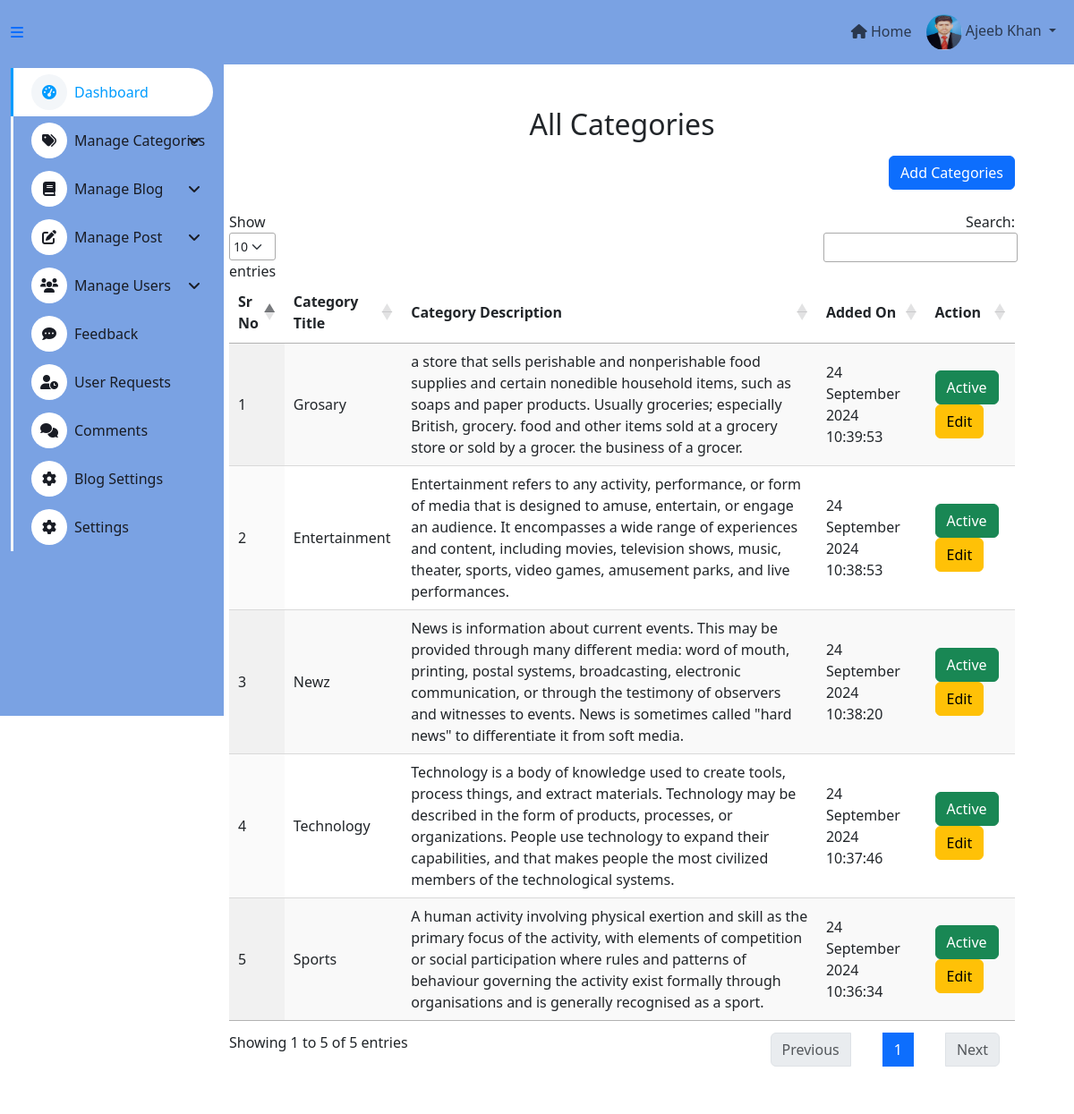
The page /Admin/view_category.php (signed in) on the database its author committed.
### tables this page shows
CREATE TABLE `user` (
  `user_id` int(11) NOT NULL AUTO_INCREMENT,
  `role_id` int(11) DEFAULT NULL,
  `first_name` varchar(50) NOT NULL,
  `last_name` varchar(50) NOT NULL,
  `email` varchar(50) DEFAULT NULL,
  `password` text NOT NULL,
  `gender` enum('Male','Female') DEFAULT NULL,
  `date_of_birth` date DEFAULT NULL,
  `user_image` text DEFAULT NULL,
  `address` text DEFAULT NULL,
  `is_approved` enum('Pending','Approved','Rejected') DEFAULT 'Pending',
  `is_active` enum('Active','InActive') DEFAULT 'Active',
  `created_at` timestamp NOT NULL DEFAULT current_timestamp() ON UPDATE current_timestamp(),
  `updated_at` timestamp NULL DEFAULT NULL,
  PRIMARY KEY (`user_id`),
  KEY `role_id` (`role_id`),
  CONSTRAINT `user_ibfk_1` FOREIGN KEY (`role_id`) REFERENCES `role` (`role_id`) ON DELETE CASCADE ON UPDATE CASCADE
);

CREATE TABLE `category` (
  `category_id` int(11) NOT NULL AUTO_INCREMENT,
  `category_title` varchar(100) DEFAULT NULL,
  `category_description` text DEFAULT NULL,
  `category_status` enum('Active','InActive') DEFAULT 'Active',
  `created_at` timestamp NOT NULL DEFAULT current_timestamp() ON UPDATE current_timestamp(),
  `updated_at` timestamp NULL DEFAULT NULL,
  PRIMARY KEY (`category_id`)
);

### require/database.php (called while the page is built, shortened)
<?php
    class Database
    {
        public $connection = null;
        public function __construct($hostname,$username,$password,$database){
            $this->connection = mysqli_connect($hostname,$username,$password,$database);
        }
        public function query_excute($query){
            $this->query = $query;
            $this->result = mysqli_query($this->connection, $this->query) or die("<p style='color:red'>Error No: ".mysqli_errno($this->connection)." Error Message: ".mysqli_error($this->connection)."</p>");
			return $this->result;
        }
    }
?>

### Admin/view_category.php (the view, shortened to what this page needs)
<?php
require_once("../templates_and_forms/templates.php");
require_once("../require/database.php");
$database = new Database(HOSTNAME, USERNAME, PASSWORD, DATABASE);
$template = new Template();
$template->navbar();
$query = "SELECT * FROM category ORDER BY Category.category_id DESC";
$result = $database->query_excute($query);
?>
<div class="container-fluid">
    <div class="container">
        <div class="row">
            <div class="col-md-3 col-lg-2 d-md-block sidebar collapse" id="sidebarMenu">
                <?php $template->sidebar(); ?>
            </div>
            <main class="col-md-9 ms-sm-auto col-lg-10 px-md-4">
                <div class="container mt-5 mb-5">
                    <div class="row">
                        <div class="col-sm-12 text-end">
                            <h2 class="text-center">All Categories</h2>
                            <a href="categori.php" class="btn btn-primary">Add Categories</a>
                        </div>
                    </div>
                    <div class="row mt-4">
                        <div class="col-sm-12 table-responsive">
                            <?php
                            if ($result->num_rows) {
                            ?>
                                <table id="example" class="display" style="width:100%">
                                    <thead>
                                        <tr>
                                            <th>Sr No</th>
                                            <th>Category Title</th>
                                            <th>Category Description</th>
                                            <th>Added On</th>
                                            <th>Action</th>
                                        </tr>
                                    </thead>
                                    <tbody>
                                        <?php
                                        $count = 1;
                                        while ($row = mysqli_fetch_assoc($result)) {
                                        ?>
                                            <tr>
                                                <td><?php echo $count++; ?></td>
                                                <td><?php echo $row['category_title']; ?> </td>
                                                <td><?php echo $row['category_description']; ?></td>
                                                <td><?php echo date("j  F Y h:i:s ", strtotime($row['created_at'])) ?? '' ?></td>
                                                <td>
                                                    <a class="btn btn-<?php echo $row['category_status'] == 'Active' ? "success" : "danger" ?>" href="updation_process.php?category_id=<?php echo $row['category_id']; ?>&category_status=<?php echo $row['category_status']; ?>"><?php echo $row['category_status'] ?? 'InActive'; ?></a>
                                                    <a href="categori.php?category_id=<?php echo $row['category_id'] ?>" class="btn btn-warning">Edit</a>
                                                </td>
                                            </tr>
                                        <?php
                                        }
                                        ?>
                                    </tbody>
                                </table>
                            <?php
                            } else {
                                Genral::record_not_found();
                            }
                            ?>
                        </div>
                    </div>
                </div>
            </main>
        </div>
    </div>
</div>
<?php $template->admin_footer(); ?>

### templates_and_forms/templates.php (shortened to what this page needs)
<?php
class Template
{
    public function navbar()
    {
        require_once("../require/database.php");
        $database = new Database(HOSTNAME, USERNAME, PASSWORD, DATABASE);
        $user_id = $_SESSION['user'] ?? '';
        $query = "SELECT * FROM user WHERE user_id = '" . $user_id . "'";
        $result = $database->query_excute($query);
        $user_data = mysqli_fetch_assoc($result);
?>
        <!DOCTYPE html>
        <html lang="en">
        <head>
            <link href="https://cdnjs.cloudflare.com/ajax/libs/font-awesome/6.0.0-beta3/css/all.min.css" rel="stylesheet">
            <link href="https://cdn.jsdelivr.net/npm/bootstrap@5.3.3/dist/css/bootstrap.min.css" rel="stylesheet">
            <link rel="stylesheet" href="https://cdn.datatables.net/1.13.5/css/jquery.dataTables.min.css">
            <link href="css/style.css" rel="stylesheet">
        </head>
        <body>
            <nav style="background-color: #7AA2E3;" class="navbar navbar-expand-lg navbar-light sticky-top">
                <div class="container-fluid">
                    <a href="#" class="sidebar-toggler flex-shrink-0">
                        <i class="fa fa-bars"></i>
                    </a>
                    <div class="navbar-nav ms-auto navbar-light">
                        <a style="margin-top:7px; text-decoration: none;" href="../index.php" class="nav-link">
                            <i class="fa fa-home"></i> Home
                        </a>
                        <div class="navbar-nav ms-auto">
                            <div class="nav-item dropdown">
                                <a href="#" class="nav-link dropdown-toggle" data-bs-toggle="dropdown">
                                    <source srcset="../images/<?php echo $user_data['user_image']; ?>"><img src="../images/<?php echo $user_data['user_image']; ?>" alt="User name" width="40" height="40" class="rounded-pill">
                                    <span class="d-none d-lg-inline-flex"><?php echo $user_data["first_name"] . " " . $user_data["last_name"]; ?></span>
                                </a>
                            </div>
                        </div>
                    </div>
                 </div>
            </nav>
        <?php
    }
    public function sidebar()
    {
        ?>
            <div class="container-fluid">
                <div class="row">
                    <div class="col-lg-2 sidebar" style="background-color: #7AA2E3;">
                        <nav class="navbar navbar-light">
                            <a href="index.php" class="navbar-brand mx-4 mb-3">
                                <h3 class="text-primary"><i class="fa fa-hashtag me-2"></i>ADMIN</h3>
                            </a>
                            <div class="navbar-nav w-100">
                                <a href="Dashboard.php" class="nav-item nav-link active">
                                    <i class="fa fa-tachometer-alt me-2"></i>Dashboard
                                </a>
                                <div class="nav-item dropdown">
                                    <a href="#" class="nav-link dropdown-toggle" data-bs-toggle="dropdown">
                                        <i class="fas fa-tags me-2"></i>Manage Categories
                                    </a>
                                </div>
                                <div class="nav-item dropdown">
                                    <a href="#" class="nav-link dropdown-toggle" data-bs-toggle="dropdown">
                                        <i class="fas fa-book me-2"></i>Manage Blog
                                    </a>
                                </div>
                                <div class="nav-item dropdown">
                                    <a href="#" class="nav-link dropdown-toggle" data-bs-toggle="dropdown">
                                        <i class="fas fa-edit me-2"></i>Manage Post
                                    </a>
                                </div>
                                <div class="nav-item dropdown">
                                    <a href="#" class="nav-link dropdown-toggle" data-bs-toggle="dropdown">
                                        <i class="fas fa-users me-2"></i>Manage Users
                                    </a>
                                </div>
                                <a href="feedback.php" class="nav-item nav-link">
                                    <i class="fas fa-comment-dots me-2"></i>Feedback
                                </a>
                                <a href="user_requiest.php" class="nav-item nav-link">
                                    <i class="fas fa-user-clock me-2"></i>User Requests
                                </a>
                                <a href="comments.php" class="nav-item nav-link">
                                    <i class="fas fa-comments me-2"></i>Comments
                                </a>
                                <a href="blog_settings.php" class="nav-item nav-link">
                                    <i class="fas fa-cog me-2"></i>Blog Settings
                                </a>
                                <a href="settings.php" class="nav-item nav-link">
                                    <i class="fas fa-cog me-2"></i>Settings
                                </a>
                            </div>
                        </nav>
                    </div>
                </div>
            </div>
        <?php
    }
    public function admin_footer()
    {
        ?>
        </body>
        </html>
<?php
    }
}
?>

### Admin/css/style.css (style rules this page uses)
:root { --primary: #009CFF; --light: #F3F6F9; --dark: #191C24; }
.btn { transition: .5s; }
.btn.btn-primary { color: #FFFFFF; }
.sidebar { position: fixed; top: 0; left: 0; bottom: 0; width: 250px; height: 100vh; overflow-y: auto; background: var(--light); transition: 0.5s; z-index: 999; }
@media (min-width: 992px) { .sidebar { margin-left: 0; } }
.sidebar .navbar .navbar-nav .nav-link { padding: 7px 20px; color: var(--dark); font-weight: 500; border-left: 3px solid var(--light); border-radius: 0 30px 30px 0; outline: none; }
.sidebar .navbar .navbar-nav .nav-link:hover, .sidebar .navbar .navbar-nav .nav-link.active { color: var(--primary); background: #FFFFFF; border-color: var(--primary); }
.sidebar .navbar .navbar-nav .nav-link i { width: 40px; height: 40px; display: inline-flex; align-items: center; justify-content: center; background: #FFFFFF; border-radius: 40px; }
.sidebar .navbar .navbar-nav .nav-link:hover i, .sidebar .navbar .navbar-nav .nav-link.active i { background: var(--light); }
.sidebar .navbar .dropdown-toggle::after { position: absolute; top: 15px; right: 15px; border: none; content: "\f107"; font-family: "Font Awesome 5 Free"; font-weight: 900; transition: .5s; }

### rows shown on the page
user: user_image (picture), first_name "Ajeeb", last_name "Khan"
category: category_title "Grosary", category_description "a store that sells perishable and nonperishable food supplies and certain nonedible household items, such as soaps and paper products. Usually groceries; especially British, grocery. food and other items sold at a grocery store or sold by a grocer. the business of a grocer.", created_at "24 September 2024 10:39:53", category_status "Active"
category: category_title "Entertainment", category_description "Entertainment refers to any activity, performance, or form of media that is designed to amuse, entertain, or engage an audience. It encompasses a wide range of experiences and content, including movies, television shows, music, theater, sports, video games, amusement parks, and live performances.", created_at "24 September 2024 10:38:53", category_status "Active"
category: category_title "Newz", category_description "News is information about current events. This may be provided through many different media: word of mouth, printing, postal systems, broadcasting, electronic communication, or through the testimony of observers and witnesses to events. News is sometimes called \"hard news\" to differentiate it from soft media.", created_at "24 September 2024 10:38:20", category_status "Active"
category: category_title "Technology", category_description "Technology is a body of knowledge used to create tools, process things, and extract materials. Technology may be described in the form of products, processes, or organizations. People use technology to expand their capabilities, and that makes people the most civilized members of the technological systems.", created_at "24 September 2024 10:37:46", category_status "Active"
category: category_title "Sports", category_description "A human activity involving physical exertion and skill as the primary focus of the activity, with elements of competition or social participation where rules and patterns of behaviour governing the activity exist formally through organisations and is generally recognised as a sport.", created_at "24 September 2024 10:36:34", category_status "Active"
